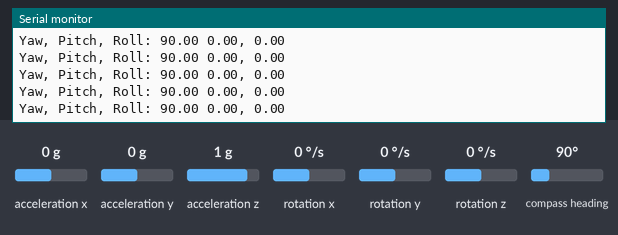
The sketch below on a simulated Arduino Uno, built with avr-gcc and run on an emulated ATmega328P. Parts: the last lines printed to the serial monitor. Inputs (shaded band) come from the test bench; at power-on: acceleration x 0 g, acceleration y 0 g, acceleration z 1 g, compass heading 90°, rotation x 0 °/s, rotation y 0 °/s, rotation z 0 °/s.

Above: at 3.2 s.
3.3 s: acceleration x set to -1.4 g
At 4.0 s:
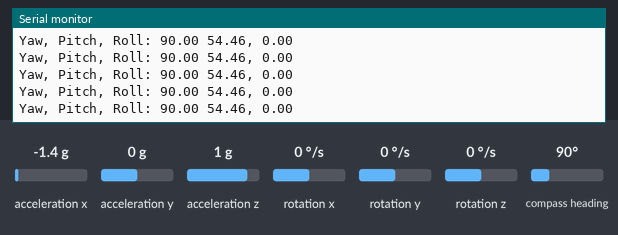
4.8 s: acceleration y set to -1.4 g
At 5.6 s:
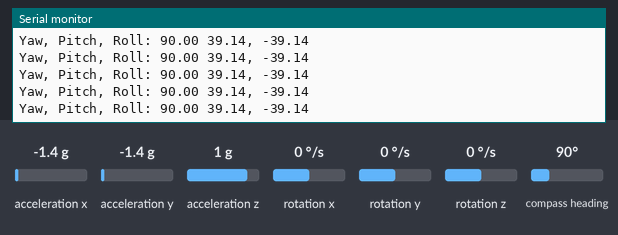
6.3 s: acceleration x set to 0.8 g
At 6.9 s:
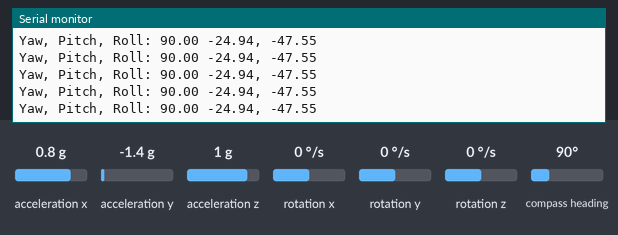
9.3 s: acceleration z set to -1.4 g
At 10.2 s:
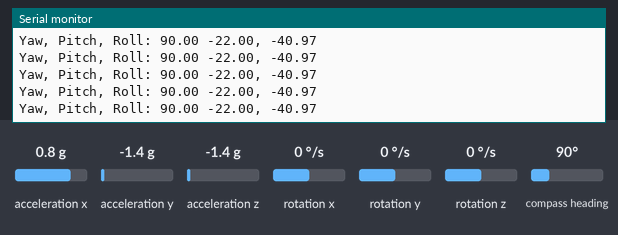
10.8 s: compass heading set to 7°
At 11.5 s:
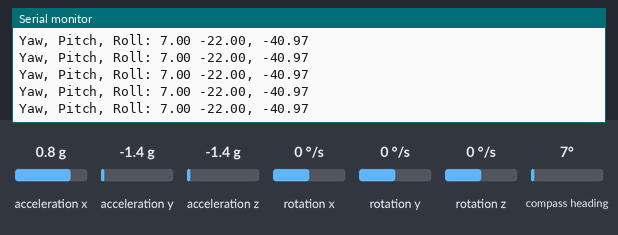
Timing chart, 0 to 13.3 s (numbered marks = the images above; inputs shaded):
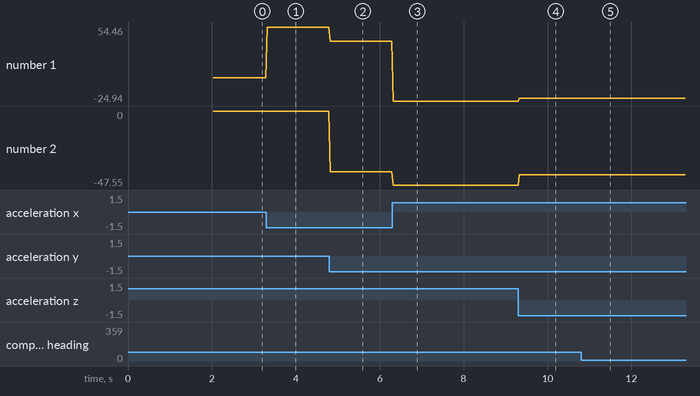

Measured:
- after the input at 3.3 s, the serial monitor: prints a new line at once (image 1)
- after the input at 4.8 s, the serial monitor: prints a new line at once (image 2)
- after the input at 6.3 s, the serial monitor: prints a new line at once (image 3)
- after the input at 9.3 s, the serial monitor: prints a new line at once (image 4)
- after the input at 10.8 s, the serial monitor: prints a new line at once (image 5)
- plotted number 1: 0 → 54.46 after the input at 3.3 s, 54.46 → 39.14 after the input at 4.8 s, 39.14 → -24.94 after the input at 6.3 s, -24.94 → -22 after the input at 9.3 s
- plotted number 2: 0 → -39.14 after the input at 4.8 s, -39.14 → -47.55 after the input at 6.3 s, -47.55 → -40.97 after the input at 9.3 s

The sketch:

04_MPU9250_simple.ino
```cpp
// uses the "MPU9250" library by hideakitai

#include "MPU9250.h"

MPU9250 mpu;

void setup() {
    Serial.begin(115200);
    Wire.begin();
    delay(2000);

    if (!mpu.setup(0x68)) {  // change to your own address
        while (1) {
            Serial.println("MPU connection failed. Please check your connection with `connection_check` example.");
            delay(5000);
        }
    }
}

void loop() {
    if (mpu.update()) {
        static uint32_t prev_ms = millis();
        if (millis() > prev_ms + 25) {
            print_roll_pitch_yaw();
            // print_acc();
            prev_ms = millis();
        }
    }
}

void print_roll_pitch_yaw() {
    Serial.print("Yaw, Pitch, Roll: ");
    Serial.print(mpu.getYaw());
    Serial.print(" ");
    Serial.print(mpu.getPitch());
    Serial.print(", ");
    Serial.println(mpu.getRoll());
}

void print_acc() {
    Serial.print("X, Y, Z: ");
    Serial.print(mpu.getAccX());
    Serial.print(" ");
    Serial.print(mpu.getAccY());
    Serial.print(", ");
    Serial.println(mpu.getAccZ());
}
```
